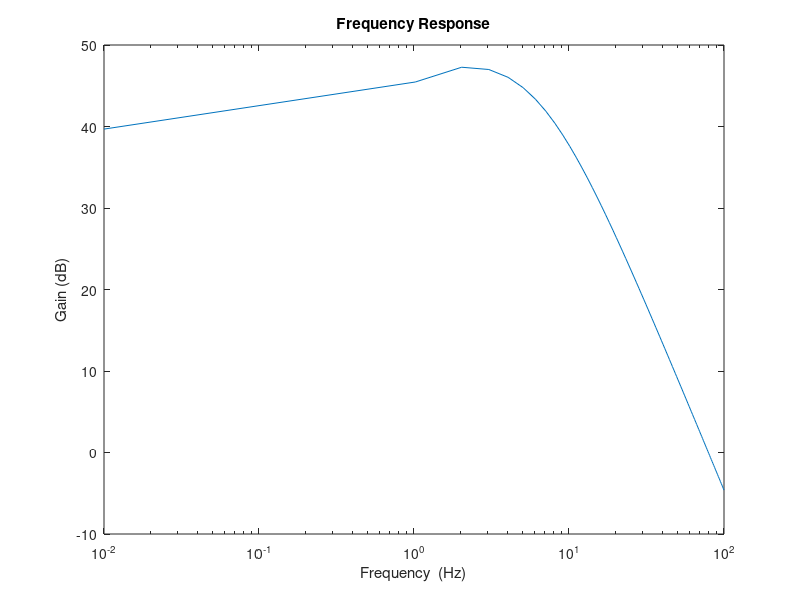
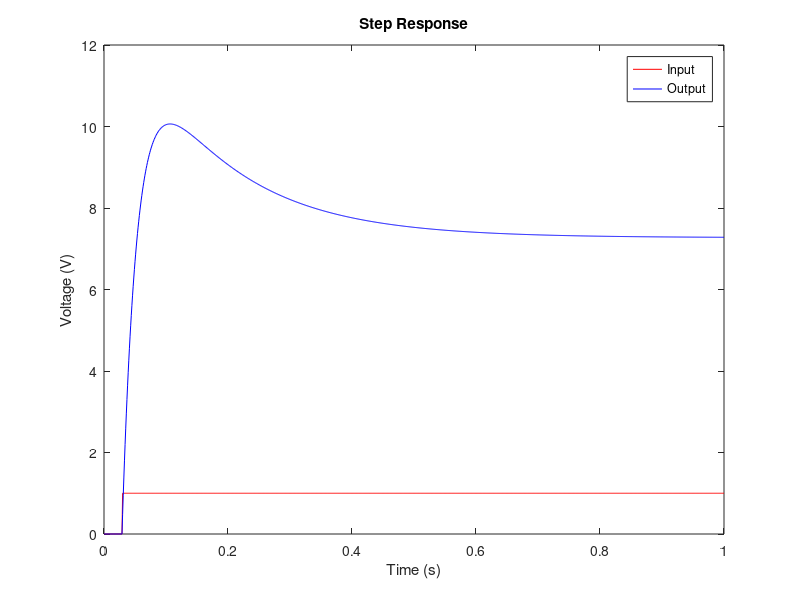
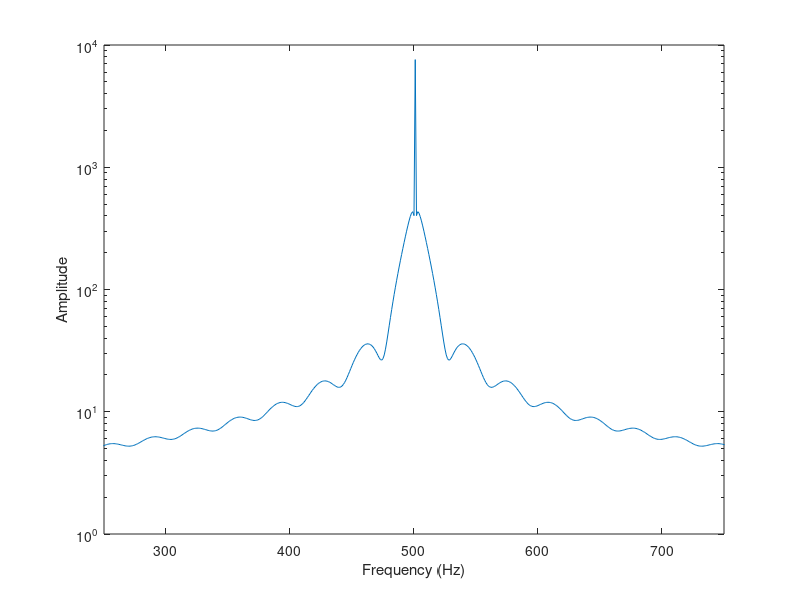
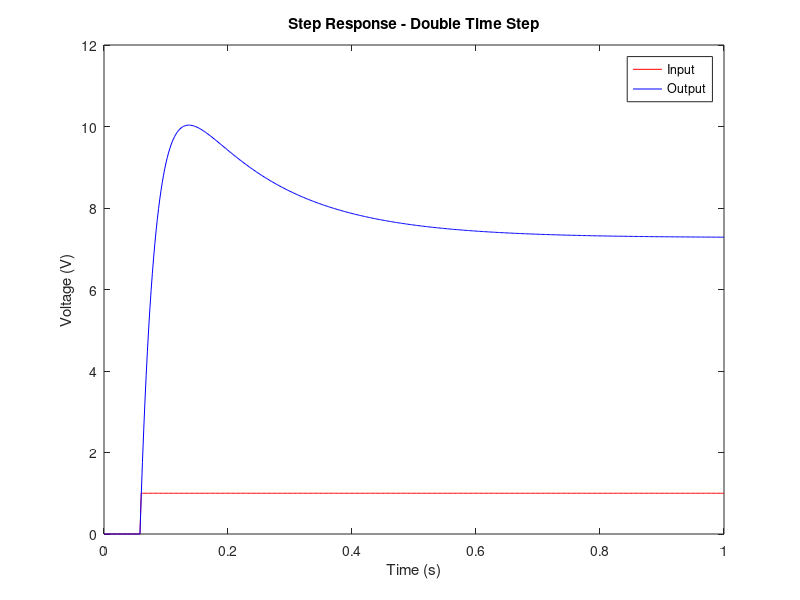

Source code (MATLAB) for these figures, in order:
clc; close all; clear all;

%Question 4
%Jinseng Vanderkloot
%101031534

C=0.25;
G1 = 1;
G2 = 1/2;
G3 = 1/8.5;
G4 = 1/0.1;
G0 = 1/1000;
L = 0.2;
alpha = 100;

%% C and G Matrix 
%F = V1, V2, V3, V4, V5, Vin, I4, IL 

CVec = [-C, C, 0, 0, 0, 0, 0, 0; 
      C, -C, 0, 0, 0, 0, 0, 0;
      0, 0, 0, 0, 0, 0, 0, 0;
      0, 0, 0, 0, 0, 0, 0, 0;
      0, 0, 0, 0, 0, 0, 0, 0;
      0, 0, 0, 0, 0, 0, 0, 0;
      0, 0, 0, 0, 0, 0, 0, 0;
      0, 0, 0, 0, 0, 0, 0, -L;];

GVec = [-G1, G1, 0, 0, 0, -1, 0, 0;
        G1, -G1-G2, 0, 0, 0, 0, 0, -1;
        0, 0, -G3, 0, 0, 0, 0, 1;
        0, 0, 0, -G4, G4, 0, 1, 0; 
        0, 0, 0, G4, -G4-G0, 0, 0, 0;
        1, 0, 0, 0, 0, 0, 0, 0; 
        0, 0, -alpha*G3, 1, 0, 0, 0, 0;
        0, 1, -1, 0, 0, 0, 0, 0;];

FVec = [0;0;0;0;0;1;0;0];

vin = linspace(-10,10);
outputV = zeros(size(vin));
freq = linspace(0.01, 100);

for a = 1:size(freq,2)
    w =(2*pi*freq(a));
    jw = 1i*w; % 1i makes value complex 1 -> 0+1j 
    V = (GVec+jw*CVec)\FVec; 
    outputV(a) = V(5);
end

%Plot Gain 
figure('Name','Circuit Frequency Response');
semilogx(freq, 20*log(abs(outputV)));
title('Frequency Response');
xlabel('Frequency  (Hz)');
ylabel('Gain (dB)');

% Question 4a) By inpection of the frequency response of the circuit, the
% result is a low pass filter with the cut off frequency being around 2Hz.

%Question 4b) The circuit has 40-46dB of gain for near DC values (any
%freqeuncy less than 2Hz). There is a slight slope for the gain so it is
%not ideal. 

%Question 4c) 
%   C(dV/dt) + GV = F
%   C[(Vn - Vn-1)/ delta_t] + G Vn = F(tn)
%   C (Vn/delta_t) - C (Vn-1 / delta_t) + G Vn = F(tn)
%   Vn = [C(Vn-1 / delta_t) + F(tn)] / (Vn/delta_t)

%% Question 4d - Step Responce 

t = 0:0.001:1;                          %Time 1000 steps 0 to 1 
F1 = [0;0;0;0;0;0;0;0];                 % initial values
vout = zeros(size(GVec,1),size(t,2));  % output vector
vin= zeros(1,size(t,2));               % input vector
vin(1,1) = 0;                           %initial input value 

%Loop through time 
for n=1:size(t,2)-1                      
    vout(:,n) = F1; 
    if n<30                        %Produce pulse
        vin(n+1)=0;
    else
        vin(n+1)=1;
    end
    F2 = FVec * vin(n+1);            % Capturing next input
    F1 = ((CVec./0.001) + GVec)\((CVec./0.001)*F1 + F2);
end
vout(:,n+1) = F1;

figure("Name","Step Response")
plot(t, vin,'r');
hold on
plot(t, vout(5,:),'b');
title('Step Response');
xlabel('Time (s)');
ylabel('Voltage (V)');
legend({'Input','Output'});

figure("Name","Step Fourier Response Spectrum")
semilogy(abs(fftshift(fft(vout(5,:)))))
xlabel('Frequency (Hz)');
ylabel('Amplitude');
xlim([250 750]);

t = 0:0.002:1;                          %Time 1000 steps 0 to 1 
F1 = [0;0;0;0;0;0;0;0];                 % initial values
vout = zeros(size(GVec,1),size(t,2));  % output vector
vin= zeros(1,size(t,2));               % input vector
vin(1,1) = 0;                           %initial input value 

%Loop through time 
for n=1:size(t,2)-1                      
    vout(:,n) = F1; 
    if n<30                        %Produce pulse
        vin(n+1)=0;
    else
        vin(n+1)=1;
    end
    F2 = FVec * vin(n+1);            % Capturing next input
    F1 = ((CVec./0.002) + GVec)\((CVec./0.002)*F1 + F2);
end
vout(:,n+1) = F1;

figure("Name","Step Response - Double Time Step")
plot(t, vin,'r');
hold on
plot(t, vout(5,:),'b');
title('Step Response - Double Time Step');
xlabel('Time (s)');
ylabel('Voltage (V)');
legend({'Input','Output'});

figure("Name","Step Fourier Response Spectrum - Larger Time Step")
semilogy(abs(fftshift(fft(vout(5,:)))))
xlabel('Frequency (Hz)');
ylabel('Amplitude');
xlim([0 500])

%% Question 4d - Sine wave @ Differnt frequency 

t = 0:0.001:1;
freq2 = 1/0.03; % Frequency 33Hz
F1 = [0;0;0;0;0;0;0;0];                 % initial values
vout2 = zeros(size(GVec,1),size(t,2)); % Vector to hold outputs
vin2 = zeros(1,size(t,2));          % Vector to hold inputs
vin2(1,1) = sin(2*pi*freq2*t(1));

%Loop through time 
for n=1:size(t,2)-1
    vout2(:,n) = F1;
    vin2(1,n+1) = sin(2*pi*freq2*t(n+1));
    F2 = FVec * vin2(1,n+1);
    F1 = ((CVec./0.001) + GVec)\((CVec./0.001)*F1 + F2);
end
vout2(:,n+1) = F1;

figure("Name","Sine Wave Response 33Hz")
plot(t, vin2,'r');
hold on
plot(t, vout2(5,:),'b');
title('Sine Wave Response 33Hz');
xlabel('Time (s)');
ylabel('Voltage (V)');
legend({'Input','Output'});

figure("Name","Sine Wave Fourier Response Spectrum 33Hz")
semilogy(abs(fftshift(fft(vout2(5,:)))))
xlabel('Frequency (Hz)');
ylabel('Amplitude');
xlim([250 750])

t = 0:0.002:1;
freq2 =1/0.03; % Frequency 33Hz
F1 = [0;0;0;0;0;0;0;0];                 % initial values
vout2 = zeros(size(GVec,1),size(t,2)); % Vector to hold outputs
vin2 = zeros(1,size(t,2));          % Vector to hold inputs
vin2(1,1) = sin(2*pi*freq2*t(1));

%Loop through time 
for n=1:size(t,2)-1
    vout2(:,n) = F1;
    vin2(1,n+1) = sin(2*pi*freq2*t(n+1));
    F2 = FVec * vin2(1,n+1);
    F1 = ((CVec./0.002) + GVec)\((CVec./0.002)*F1 + F2);
end
vout2(:,n+1) = F1;

figure("Name","Sine Wave Response 33Hz - Double Time Step")
plot(t, vin2,'r');
hold on
plot(t, vout2(5,:),'b');
title('Sine Wave Response 33Hz - Double Time Step');
xlabel('Time (s)');
ylabel('Voltage (V)');
legend({'Input','Output'});

figure("Name","Sine Wave Fourier Response Spectrum 33Hz")
semilogy(abs(fftshift(fft(vout2(5,:)))))
xlabel('Frequency (Hz)');
ylabel('Amplitude');
xlim([0 500])

t = 0:0.001:1;
freq2 = 1; % Frequency in 1Hz
F1 = [0;0;0;0;0;0;0;0];                 % initial values
vout2 = zeros(size(GVec,1),size(t,2)); % Vector to hold outputs
vin2 = zeros(1,size(t,2));          % Vector to hold inputs
vin2(1,1) = sin(2*pi*freq2*t(1));

%Loop through time 
for n=1:size(t,2)-1
    vout2(:,n) = F1;
    vin2(1,n+1) = sin(2*pi*freq2*t(n+1));
    F2 = FVec * vin2(1,n+1);
    F1 = ((CVec./0.001) + GVec)\((CVec./0.001)*F1 + F2);
end
vout2(:,n+1) = F1;

figure("Name","Sine Wave Response 1Hz")
plot(t, vin2,'r');
hold on
plot(t, vout2(5,:),'b');
title('Sine Wave Response');
xlabel('Time (s)');
ylabel('Voltage (V)');
legend({'Input','Output'});

figure("Name","Sine Wave Fourier Response Spectrum 1Hz")
semilogy(abs(fftshift(fft(vout2(5,:)))))
xlabel('Frequency (Hz)');
ylabel('Amplitude');
xlim([250 750])

freq2 = 1/0.001; % Frequency in 1000Hz
F1 = [0;0;0;0;0;0;0;0];                 % initial values
vout2 = zeros(size(GVec,1),size(t,2)); % Vector to hold outputs
vin2 = zeros(1,size(t,2));          % Vector to hold inputs
vin2(1,1) = sin(2*pi*freq2*t(1));

%Loop through time 
for n=1:size(t,2)-1
    vout2(:,n) = F1;
    vin2(1,n+1) = sin(2*pi*freq2*t(n+1));
    F2 = FVec * vin2(1,n+1);
    F1 = ((CVec./0.001) + GVec)\((CVec./0.001)*F1 + F2);
end
vout2(:,n+1) = F1;

figure("Name","Sine Wave Response 1000Hz")
plot(t, vin2,'r');
hold on
plot(t, vout2(5,:),'b');
title('Sine Wave Response');
xlabel('Time (s)');
ylabel('Voltage (V)');
legend({'Input','Output'});

figure("Name","Sine Wave Fourier Response Spectrum 1000Hz")
semilogy(abs(fftshift(fft(vout2(5,:)))))
xlabel('Frequency (Hz)');
ylabel('Amplitude');
xlim([250 750])

%% Question 4d - Gaussian Pulse Response
F1 = [0;0;0;0;0;0;0;0];                 % initial values
vout3 = zeros(size(GVec,1),size(t,2)); % Vector to hold outputs
vin3 = zeros(1,size(t,2));          % Vector to hold inputs

t = 0:0.001:1;

%https://www.gaussianwaves.com/2014/07/generating-basic-signals-gaussian-pulse-and-power-spectral-density-using-fft/
std = 0.03;
delay = 0.06^2;
vin3(1,1) = 1/(sqrt(2*pi*delay))*(exp(-t(1).^2/(2*delay)));

for n=1:size(t,2)-1
    vout3(:,n) = F1;
    vin3(1,n+1) = 1/(sqrt(2*pi*delay))*(exp(-t(n+1).^2/(2*delay)));
    F2 = FVec * vin3(1,n+1);
    F1 = ((CVec./0.001) + GVec)\((CVec./0.001)*F1 + F2);
end
vout3(:,n+1) = F1;

figure("Name","Gaussian Pulse Response")
plot(t, vin3,'r');
hold on
plot(t, vout3(5,:),'b');
title('Gaussian Pulse Response');
xlabel('Time (s)');
ylabel('Voltage (V)');
legend({'Input','Output'});

figure("Name","Gaussian Pulse Fourier Response Spectrum")
semilogy(abs(fftshift(fft(vout3(5,:)))))
title('Gaussian Pulse Fourier Response');
xlabel('Frequency (Hz)');
ylabel('Amplitude');
xlim([250 750])

